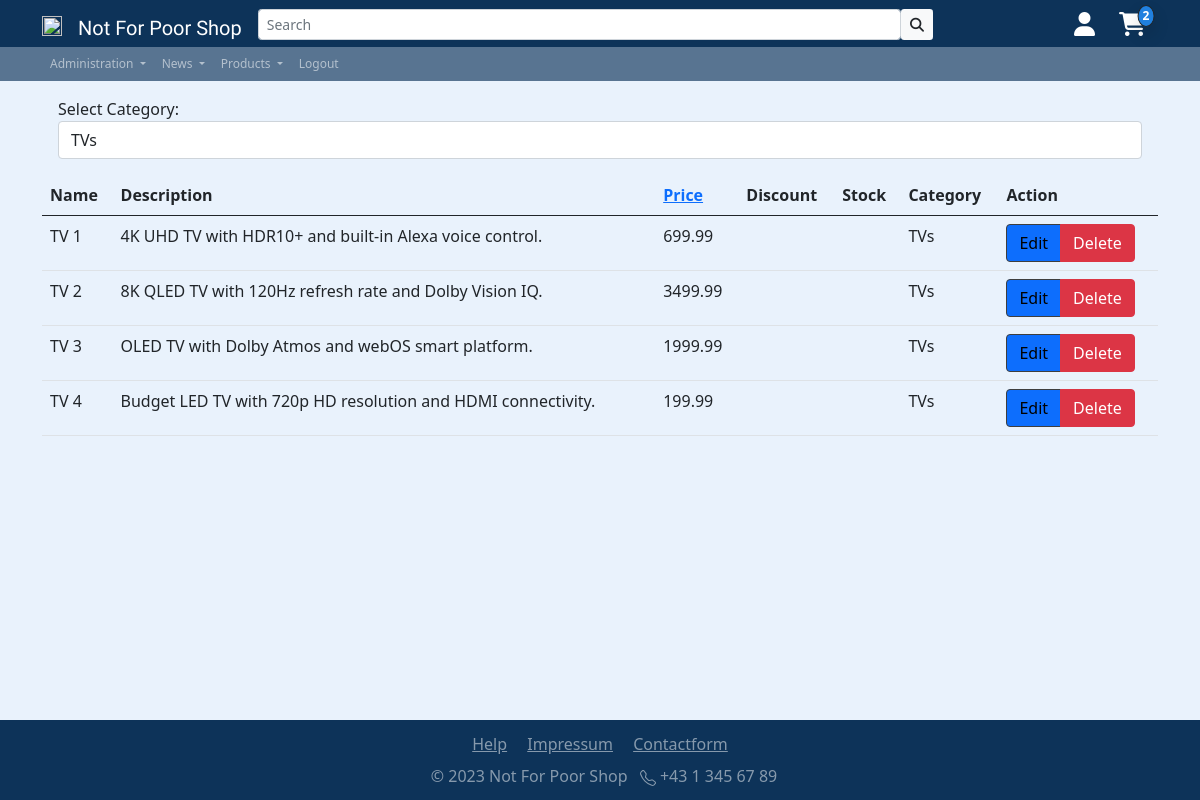
The app's page /app/inc/pgs/product_sellerpage.php?category_id=11 (signed in), older data.
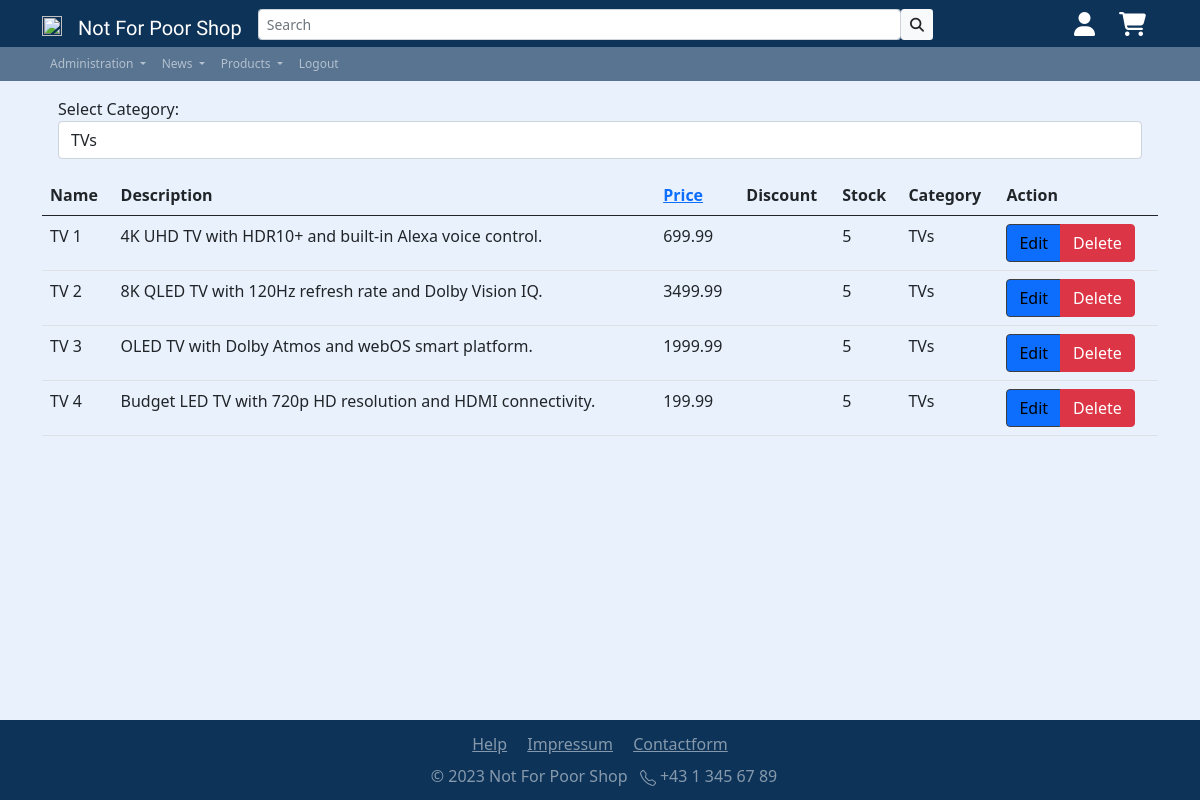
The same page, newer data.
### tables this page shows
CREATE TABLE `products` (
  `id` int(11) NOT NULL,
  `seller_id` int(11) NOT NULL,
  `category_id` int(11) NOT NULL,
  `name` varchar(50) NOT NULL,
  `description` text DEFAULT NULL,
  `price` decimal(10,2) NOT NULL,
  `Discount` decimal(10,2) DEFAULT NULL,
  `Stock` int(11) DEFAULT NULL
);

CREATE TABLE `categories` (
  `id` int(11) NOT NULL,
  `name` varchar(50) NOT NULL
);

### app/config/check_shoppingcart_amount.php (called while the page is built, shortened)
<?php
require_once('dbaccess.php');
$db_obj = new mysqli($host, $user, $password, $database);
$query = "SELECT SUM(quantity) AS totalQuantity FROM shoppingcart WHERE user_id = " . $_SESSION['user_id'];
$result = mysqli_query($db_obj, $query);
if ($result) {
    $row = mysqli_fetch_assoc($result);
    $totalQuantity = $row['totalQuantity'];
    $currentShoppingcartAmount = $totalQuantity;
}

### app/inc/pgs/product_sellerpage.php (the view, shortened to what the changed rows need)
<!DOCTYPE html>
<html lang="en">
<head>
    <?php
    include '../includes/head.php';
    require_once('../../config/dbaccess.php');
    ?>
</head>
<body class="d-flex flex-column min-vh-100">
    <div class="container">
        <?php
        $db_obj = new mysqli($host, $user, $password, $database);
        $sql = 'SELECT * FROM categories';
        $stmt = $db_obj->prepare($sql);
        $stmt->execute();
        $result = $stmt->get_result();
        $categories = $result->fetch_all(MYSQLI_ASSOC);
        $selectedCategoryId = null;
        if (isset($_GET['category_id'])) {
            $selectedCategoryId = $_GET['category_id'];
        }
        $sql = 'SELECT * FROM products WHERE seller_id = ?';
        if ($selectedCategoryId) {
            $sql .= ' AND category_id = ?';
        }
        $stmt = $db_obj->prepare($sql);
        if ($selectedCategoryId) {
            $stmt->bind_param('ii', $_SESSION['seller_id'], $selectedCategoryId);
        } else {
            $stmt->bind_param('i', $_SESSION['seller_id']);
        }
        $stmt->execute();
        $result = $stmt->get_result();
        $products = $result->fetch_all(MYSQLI_ASSOC);
        if ($result) {
            echo '<table class="table">';
            echo '<thead><tr><th>Name</th><th>Description</th><th><a href="#" class="sortable" onclick="sortTable(2)">Price</a></th><th>Discount</th><th>Stock</th><th>Category</th><th>Action</th></tr></thead>';
            echo '<tbody>';
            foreach ($products as $product) {
                echo '<tr>';
                echo '<td>' . $product['name'] . '</td>';
                echo '<td>' . $product['description'] . '</td>';
                echo '<td>' . $product['price'] . '</td>';
                echo '<td>' . $product['Discount'] . '</td>';
                echo '<td>' . $product['Stock'] . '</td>';
                echo '<td>' . getCategoryName($product['category_id']) . '</td>';
                echo '<td><div class="btn-group" role="group" aria-label="Product Actions"><a href="#" onclick="editProduct(' . $product['id'] . ')" class="btn btn-primary">Edit</a><a href="#" onclick="deleteProduct(' . $product['id'] . ')" class="btn btn-danger">Delete</a></div></td>';
                echo '</tr>';
            }
            echo '</tbody>';
            echo '</table>';
        } else {
            echo 'Error executing query: ' . $stmt->error;
        }
        function getCategoryName($categoryId)
        {
            global $categories;
            foreach ($categories as $category) {
                if ($category['id'] == $categoryId) {
                    return $category['name'];
                }
            }
            return 'N/A';
        }
        ?>
    </div>
</body>
</html>

### app/inc/includes/nav_logged_in.php (shortened to what the changed rows need)
<?php
include '../../config/check_if_admin.php';
include '../../config/check_shoppingcart_amount.php';
?>
<nav class="navbar sticky-top navbar-expand-sm navbar-dark" id="nav-primary">
    <div class="container">
        <div class="collapse navbar-collapse" id="navbarNav">
            <ul class="navbar-nav align-items-center ms-auto">
                <li class="nav-item">
                    <div class="container">
                        <div class="position-relative">
                            <a href="shoppingcart.php">
                                <?php
                                if ($currentShoppingcartAmount != 0) {
                                    echo '
                                    <span
                                        class="badge position-absolute mt-1 start-100 translate-middle shadow p-1 border border-dark tertiary-bg-color rounded-circle"
                                        id="shopping-cart-amount">';
                                    echo $currentShoppingcartAmount;
                                    echo '
                                    </span>
                                ';
                                }
                                ?>
                                <i class="fa-solid fa-cart-shopping fa-xl" style="color: #ffffff;"></i>
                            </a>
                        </div>
                    </div>
                </li>
            </ul>
        </div>
</nav>

Row changes from the older to the newer data that the page shows:
changed products "TV 1": Stock (not shown) → "5"
changed products "TV 2": Stock (not shown) → "5"
changed products "TV 3": Stock (not shown) → "5"
changed products "TV 4": Stock (not shown) → "5"
Text that changed along with them:
$currentShoppingcartAmount: "2" → (not shown)
